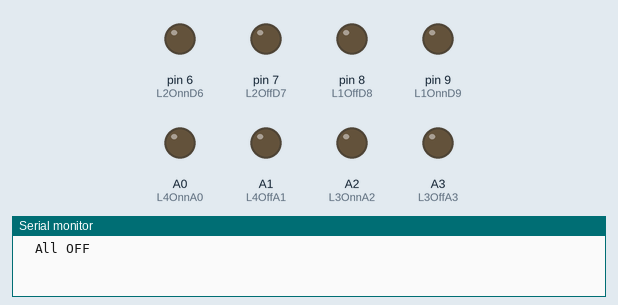
A sketch run on a simulated Arduino Uno, built with avr-gcc and run on an emulated ATmega328P. Parts: output pins drawn as LEDs (lit = HIGH), the last lines printed to the serial monitor.

Above: at 2.0 s.
At 4.5 s:
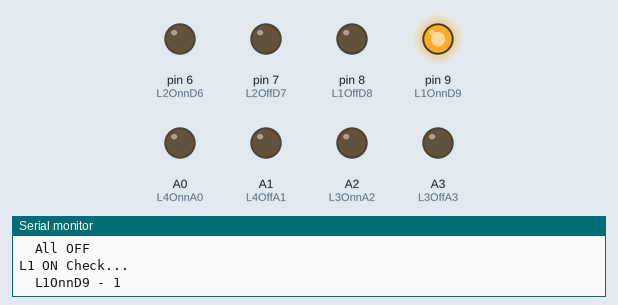
At 14.5 s:
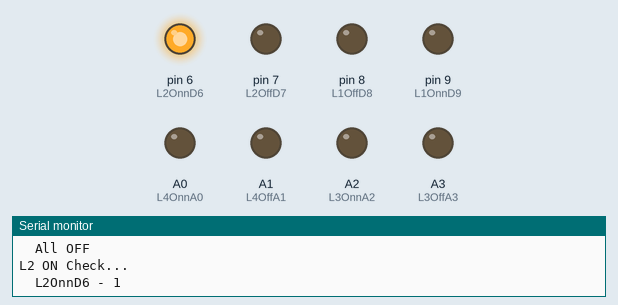
At 24.5 s:
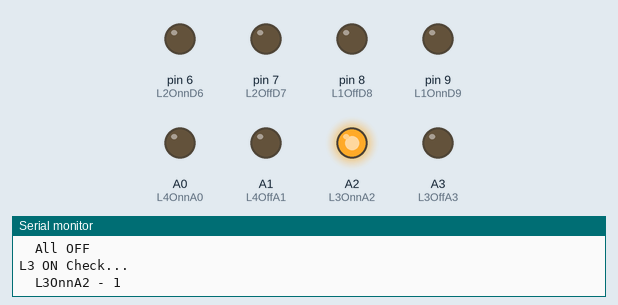
At 39.5 s:
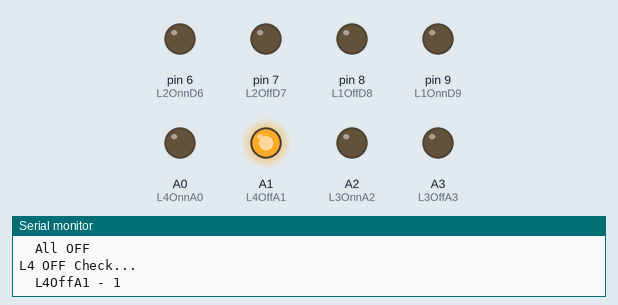
At 51.5 s:
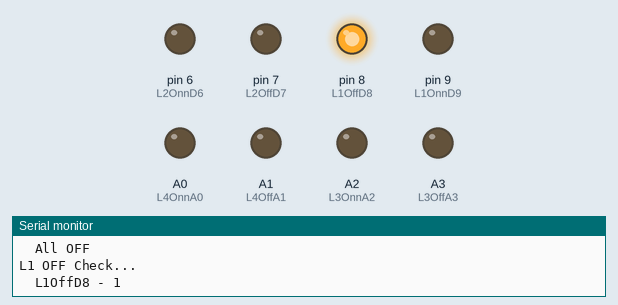
Timing chart, 0 to 55.6 s (numbered marks = the images above):
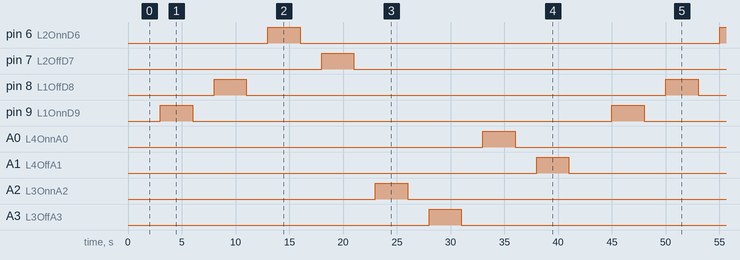

Measured:
- by itself, pin 6 (L2OnnD6), pin 7 (L2OffD7), pin 8 (L1OffD8), pin 9 (L1OnnD9), A0 (L4OnnA0), A1 (L4OffA1), A2 (L3OnnA2), A3 (L3OffA3): alternates HIGH for 3.0 s and LOW for 39.0 s
- by itself, everything shown: repeats every 42.0 s, in 16 steps

The sketch:

Wireless_Sockets_Check.ino
```cpp
/*
OpenAutomation.center
Wireless sockets check routine for DFRobot Xboard V.2

*/

//Controlled outputs
int L4OnnA0 = A0;
int L4OffA1 = A1;
int L3OnnA2 = A2;
int L3OffA3 = A3;
int L2OnnD6 = 6;
int L2OffD7 = 7;
int L1OnnD9 = 9;
int L1OffD8 = 8;


// Starting Setup
void setup()
{
  //Initialising Arduino outputs

    pinMode(L1OnnD9, OUTPUT);
    pinMode(L1OffD8, OUTPUT);
    pinMode(L2OnnD6, OUTPUT);
    pinMode(L2OffD7, OUTPUT);
    pinMode(L3OnnA2, OUTPUT);
    pinMode(L3OffA3, OUTPUT);
    pinMode(L4OnnA0, OUTPUT);
    pinMode(L4OffA1, OUTPUT);


  //Starting serial port
  Serial.begin(9600);
  delay(1000);
  //Serial.println("Open Automation Coordinator Wireless sockets check");
  //Serial.println("==================================================");

}// Setup end

//Starting Main program
  void loop(){

      Serial.println("");
      AllOff();


       //L1 ==================================================================

            Serial.println("");
            Serial.println("L1 ON Check...");
                delay(1000);
                digitalWrite(L1OnnD9, HIGH);
                Serial.println("  L1OnnD9 - 1");
                delay(3000);
                AllOff();


            Serial.println("");
            Serial.println("L1 OFF Check...");
                delay(1000);
                digitalWrite(L1OffD8, HIGH);
                Serial.println("  L1OffD8 - 1");
                delay(3000);
                AllOff();


       //L2 ==================================================================

            Serial.println("");
            Serial.println("L2 ON Check...");
                delay(1000);
                digitalWrite(L2OnnD6, HIGH);
                Serial.println("  L2OnnD6 - 1");
                delay(3000);
                AllOff();


            Serial.println("");
            Serial.println("L1 OFF Check...");
                delay(1000);
                digitalWrite(L2OffD7, HIGH);
                Serial.println("  L2OffD7 - 1");
                delay(3000);
                AllOff();

       //L3 ==================================================================

            Serial.println("");
            Serial.println("L3 ON Check...");
                delay(1000);
                digitalWrite(L3OnnA2, HIGH);
                Serial.println("  L3OnnA2 - 1");
                delay(3000);
                AllOff();


            Serial.println("");
            Serial.println("L3 OFF Check...");
                delay(1000);
                digitalWrite(L3OffA3, HIGH);
                Serial.println("  L3OffA3 - 1");
                delay(3000);
                AllOff();


       //L4 ==================================================================

            Serial.println("");
            Serial.println("L4 ON Check...");
                delay(1000);
                digitalWrite(L4OnnA0, HIGH);
                Serial.println("  L4OnnA0 - 1");
                delay(3000);
                AllOff();


            Serial.println("");
            Serial.println("L4 OFF Check...");
                delay(1000);
                digitalWrite(L4OffA1, HIGH);
                Serial.println("  L4OffA1 - 1");
                delay(3000);
                AllOff();


       //FINISH ==================================================================
            Serial.println("");
            Serial.println("All Tests Done");
            delay(1000);


}//Main program end

void AllOff(){

      digitalWrite(L1OnnD9, LOW);
      digitalWrite(L1OffD8, LOW);
      digitalWrite(L2OnnD6, LOW);
      digitalWrite(L2OffD7, LOW);
      digitalWrite(L3OnnA2, LOW);
      digitalWrite(L3OffA3, LOW);
      digitalWrite(L4OnnA0, LOW);
      digitalWrite(L4OffA1, LOW);
      Serial.println("  All OFF");
      delay(1000);

}
```
